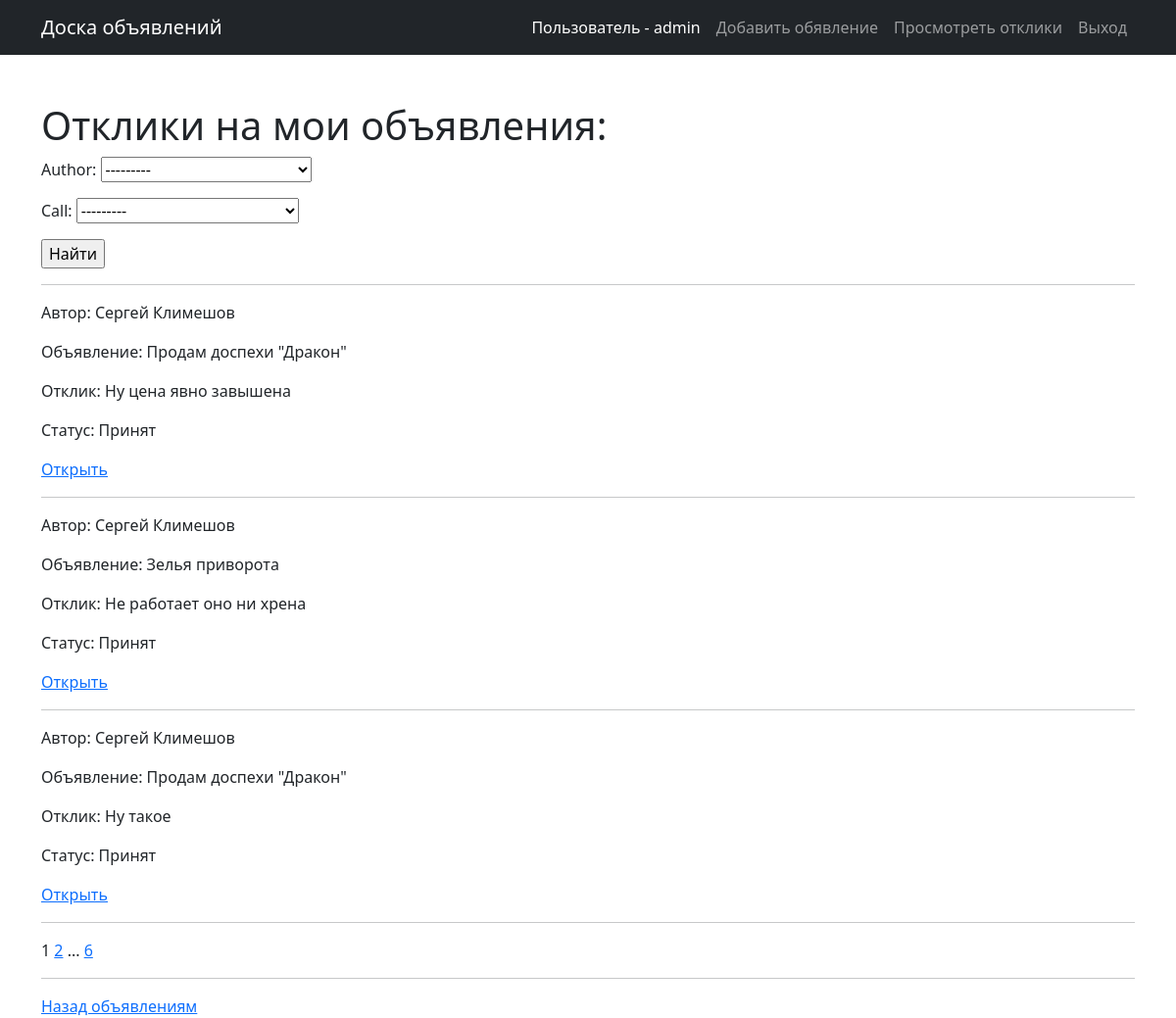
The app's page /responses (signed in) with its own data.
### Callboardapp/models.py (models this page shows, shortened)
class Response(models.Model):
   author = models.ForeignKey(Author, on_delete=models.CASCADE)
   call = models.ForeignKey(Call, on_delete=models.CASCADE)
   text = models.TextField()
   STATUSES = [
       ('WAITING', 'Ожидает ответа'),
       ('ACCEPTED', 'Принят'),
   ]
   status = models.CharField(max_length=10, choices=STATUSES, default='WAITING')

class Author(models.Model):
   author_user = models.OneToOneField(User, on_delete=models.CASCADE)
   def __str__(self):
       return f'{self.author_user.first_name} {self.author_user.last_name} '

class Call(models.Model):
   author = models.ForeignKey(Author, on_delete=models.CASCADE)
   category = models.ManyToManyField(Category, related_name='CategoryCall')
   title = models.CharField(max_length=64)
   text = models.TextField()
   content = RichTextUploadingField(blank=True)
   def __str__(self):
       return f'{self.title}'

### Callboardapp/views.py (the view)
# urls.py: path('responses', UserResponseList.as_view(), name='user_responses'),
class UserResponseList(ListView):
    model = Response
    ordering = 'call'
    template_name = 'user_responses.html'
    context_object_name = 'user_responses'
    paginate_by = 3
    def get_queryset(self):
        queryset = Response.objects.filter(call__author__author_user=self.request.user).order_by('id')
        self.filterset = ResponseFilter(self.request.GET, queryset)
        return self.filterset.qs
    def get_context_data(self, **kwargs):
        context = super().get_context_data(**kwargs)
        context['filterset'] = self.filterset
        return context

### Callboardapp/templatetags/custom_tags.py (called while the page is built)
@register.simple_tag(takes_context=True)
def url_replace(context, **kwargs):
   d = context['request'].GET.copy()
   for k, v in kwargs.items():
       d[k] = v
   return d.urlencode()

### templates/user_responses.html (shortened to what this page needs)
{% extends 'index.html' %}
{% load custom_tags %}
{% block content %}
    <h1>Отклики на мои объявления:</h1>
    <form action="" method="get">
        {{ filterset.form.as_p }}
        <input type="submit" value="Найти" />
    </form>
    {% if user_responses %}
            {% for response in user_responses %}
            <hr>
            <p> Автор: {{ response.author }} </p>
            <p> Объявление: {{ response.call.title }} </p>
            <p> Отклик: {{ response.text|truncatewords:20 }} </p>
            <p> Статус: {{ response.get_status_display }} </p>
            <a href="{% url 'response_detail' pk=response.id %}">Открыть</a>
            {% endfor %}
    {% else %}
        <h2>Откликов нет!</h2>
    {% endif %}
   <hr>
   {{ page_obj.number }}
   {% if page_obj.has_next %}
       <a href="?{% url_replace page=page_obj.next_page_number %}">{{ page_obj.next_page_number }}</a>
       {% if paginator.num_pages != page_obj.next_page_number %}
           ...
           <a href="?{% url_replace page=page_obj.paginator.num_pages %}">{{ page_obj.paginator.num_pages }}</a>
       {% endif %}
   {% endif %}
<hr>
<a href="{% url 'calls_list' %}">Назад объявлениям</a>
{% endblock content %}

### templates/index.html (shortened to what this page needs)
<!DOCTYPE html>
<html lang="en">
    <head>
        {% load static %}
        <link href="{% static 'css/styles.css' %}" rel="stylesheet" />
    </head>
    <body>
        <nav class="navbar navbar-expand-lg navbar-dark bg-dark">
            <div class="container">
                <a class="navbar-brand" href="{% url 'calls_list' %}">Доска объявлений</a>
                <div class="collapse navbar-collapse" id="navbarSupportedContent">
                    <ul class="navbar-nav ms-auto">
                        {% if user.is_authenticated %}
                        <li class="nav-item">
                            <a class="nav-link active" > Пользователь - {{ user.username }} </a>
                        </li>
                        <li class="nav-item">
                            <a class="nav-link" href="{% url 'call_create' %}">Добавить обявление</a>
                        </li>
                        <li class="nav-item">
                            <a class="nav-link" href="{% url 'user_responses' %}">Просмотреть отклики</a>
                        </li>
                        <li class="nav-item">
                            <a class="nav-link" href="{% url 'account_logout' %}">Выход</a>
                        </li>
                        {% else %}
                        <li class="nav-item">
                            <a class="nav-link" href="{% url 'account_login' %}">Вход</a>
                        </li>
                        {% endif %}
                    </ul>
                </div>
            </div>
        </nav>
        <div class="container">
            <div class="text-start mt-5">
                {% block content %}
                {% endblock content %}
            </div>
        </div>
    </body>
</html>

### records on screen
Response: author "Сергей Климешов", call "Продам доспехи \"Дракон\"", text "Ну цена явно завышена", status "Принят"
Response: author "Сергей Климешов", call "Зелья приворота", text "Не работает оно ни хрена", status "Принят"
Response: author "Сергей Климешов", call "Продам доспехи \"Дракон\"", text "Ну такое", status "Принят"

### other values on screen
{{ user.username }} "admin"
{{ page_obj.number }} "1"
{{ page_obj.next_page_number }} "2"
{{ page_obj.paginator.num_pages }} "6"
